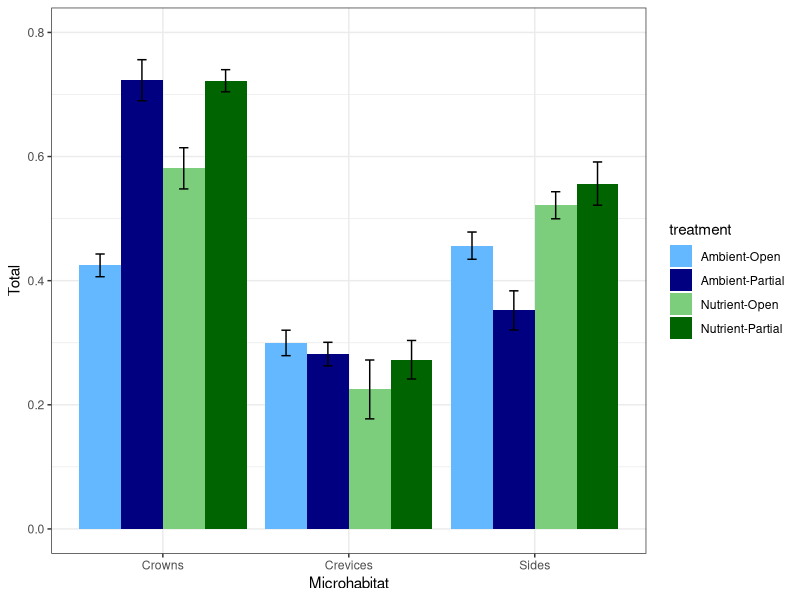

R code for this plot: (Note: this script raises an error after producing the figure.)
#Code for analysis represented in Figure S8 of "Benthic micro- and macro-community succession and coral recruitment under overfishing and nutrient enrichment"
#Also includes statistical output from Table S7 and S8
#Note Figure S8 was created using GraphPad Prism software, and therefore no code to plot the data is included in this script


#setwd to source file location (data file and R script are in the same folder)
Fish_bite_means<-read.csv("Fish_bite_means.csv")


Fish_bite_means$N<-NA
cdata<-aggregate(Fish_bite_means["N"], by=Fish_bite_means[c("Nutrients","Caging","Microhabitat")], FUN=length)
cdata.means<-aggregate(Fish_bite_means[c("Total")], by=Fish_bite_means[c("Nutrients","Caging","Microhabitat")], FUN=mean)
cdata<-merge(cdata, cdata.means)
cdata
cdata.sd<-aggregate(Fish_bite_means[c("Total")], by=Fish_bite_means[c("Nutrients","Caging","Microhabitat")], FUN=sd)
cdata.sd<-aggregate(Fish_bite_means[c("Total")], by=Fish_bite_means[c("Nutrients","Caging","Microhabitat")], FUN=sd)
cdata.se<-cdata.sd$Total/15

cdata<-cbind(cdata,cdata.se)

cdata[,"treatment"]<-as.character(NA)

cdata$treatment[Name=(cdata$Nutrients == "Nutrient") & (cdata$Caging=="Open")]<-"Nutrient-Open"
cdata$treatment[Name=(cdata$Nutrients == "Nutrient") & (cdata$Caging=="Partial")]<-"Nutrient-Partial"

cdata$treatment[Name=(cdata$Nutrients == "Ambient") & (cdata$Caging=="Open")]<-"Ambient-Open"
cdata$treatment[Name=(cdata$Nutrients == "Ambient") & (cdata$Caging=="Partial")]<-"Ambient-Partial"

cdata$Microhabitat<-as.factor(cdata$Microhabitat)
levels(cdata$Microhabitat)
cdata$Microhabitat = factor(cdata$Microhabitat,levels(cdata$Microhabitat)[c(2,1,3)]) 


library(ggplot2)
ggplot(cdata, aes(fill=treatment, y=Total, x=Microhabitat)) + 
  geom_bar(position="dodge", stat="identity") + scale_fill_manual(values=c("steelblue1","navy","palegreen3","darkgreen"))  + ylim(0,0.8) + theme_bw() +
  geom_errorbar(aes(ymin=Total-cdata.se, ymax=Total+cdata.se), width=.2,
                position=position_dodge(.9)) 

###Fish bite data is in bites per min per tile for each functional group

library(lme4)
library(car)
library(emmeans)

#All fish
mod1<-aov(Total ~ Caging*Nutrients*Microhabitat + Error(Week), data=Fish_bite_means)
summary(mod1)

emmeans(mod1, pairwise ~ Microhabitat)

tableS7<-summary(mod1)[["Error: Within"]][[1]]
tableS7$Source <- rownames(tableS7)
tableS7<-format(tableS7, digits = 2)

rtffile7 <- RTF("rtf7.doc")
addParagraph(rtffile7, "This is the output for Table S7:\n")
addTable(rtffile7, tableS7)
done(rtffile7)

#All herbivores
mod1<-aov(Herbivores ~ Caging*Nutrients*Microhabitat + Error(Week), data=Fish_bite_means)
summary(mod1)

emmeans(mod1, pairwise ~ Caging | Microhabitat)
emmeans(mod1, pairwise ~ Microhabitat | Caging)

#Detritivore_grazer category
mod1<-aov(Detritivore_Grazer ~ Caging*Nutrients*Microhabitat + Error(Week), data=Fish_bite_means)
summary(mod1)

emmeans(mod1, pairwise ~ Microhabitat)
emmeans(mod1, pairwise ~ Nutrients)

tableS7<-summary(mod1)[["Error: Within"]][[1]]
tableS7$Source <- rownames(tableS7)
tableS7<-format(tableS7, digits = 2)

rtffile7 <- RTF("rtf7.doc")
addParagraph(rtffile7, "This is the output for Table S7:\n")
addTable(rtffile7, tableS7)
done(rtffile7)

#Grazer category
mod1<-aov(Grazer ~ Caging*Nutrients*Microhabitat + Error(Week), data=Fish_bite_means)
summary(mod1)

emmeans(mod1, list(pairwise ~ Nutrients))
emmeans(mod1, pairwise ~ Caging | Microhabitat)
emmeans(mod1, pairwise ~ Microhabitat | Caging)

tableS7<-summary(mod1)[["Error: Within"]][[1]]
tableS7$Source <- rownames(tableS7)
tableS7<-format(tableS7, digits = 2)

rtffile7 <- RTF("rtf7.doc")
addParagraph(rtffile7, "This is the output for Table S7:\n")
addTable(rtffile7, tableS7)
done(rtffile7)

#Omnivore category
mod1<-aov(Omnivore ~ Caging*Nutrients*Microhabitat + Error(Week), data=Fish_bite_means)
summary(mod1)

emmeans(mod1, list(pairwise ~ Nutrients))

tableS7<-summary(mod1)[["Error: Within"]][[1]]
tableS7$Source <- rownames(tableS7)
tableS7<-format(tableS7, digits = 2)

rtffile7 <- RTF("rtf7.doc")
addParagraph(rtffile7, "This is the output for Table S7:\n")
addTable(rtffile7, tableS7)
done(rtffile7)

#Scraper category
mod1<-aov(Scraper ~ Caging*Nutrients*Microhabitat + Error(Week), data=Fish_bite_means)
summary(mod1)

emmeans(mod1, list(pairwise ~ Nutrients))

tableS7<-summary(mod1)[["Error: Within"]][[1]]
tableS7$Source <- rownames(tableS7)
tableS7<-format(tableS7, digits = 2)

rtffile7 <- RTF("rtf7.doc")
addParagraph(rtffile7, "This is the output for Table S7:\n")
addTable(rtffile7, tableS7)
done(rtffile7)

#Excavator category
mod1<-aov(Excavator ~ Caging*Nutrients*Microhabitat + Error(Week), data=Fish_bite_means)
summary(mod1)

emmeans(mod1, list(pairwise ~ Microhabitat))
emmeans(mod1, list(pairwise ~ Nutrients))

tableS7<-summary(mod1)[["Error: Within"]][[1]]
tableS7$Source <- rownames(tableS7)
tableS7<-format(tableS7, digits = 2)

rtffile7 <- RTF("rtf7.doc")
addParagraph(rtffile7, "This is the output for Table S7:\n")
addTable(rtffile7, tableS7)
done(rtffile7)

#Corallivore category
mod1<-aov(Corallivore ~ Caging*Nutrients*Microhabitat + Error(Week), data=Fish_bite_means)
summary(mod1)

emmeans(mod1, list(pairwise ~ Nutrients))

tableS7<-summary(mod1)[["Error: Within"]][[1]]
tableS7$Source <- rownames(tableS7)
tableS7<-format(tableS7, digits = 2)

rtffile7 <- RTF("rtf7.doc")
addParagraph(rtffile7, "This is the output for Table S7:\n")
addTable(rtffile7, tableS7)
done(rtffile7)

#Carnivore category
mod1<-aov(Carnivore ~ Caging*Nutrients*Microhabitat + Error(Week), data=Fish_bite_means)
summary(mod1)

tableS7<-summary(mod1)[["Error: Within"]][[1]]
tableS7$Source <- rownames(tableS7)
tableS7<-format(tableS7, digits = 3)

rtffile7 <- RTF("rtf7.doc")
addParagraph(rtffile7, "This is the output for Table S7:\n")
addTable(rtffile7, tableS7)
done(rtffile7)

#END
